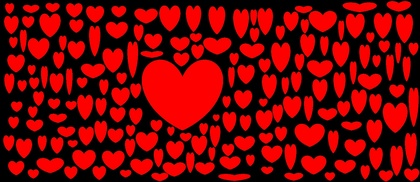
%> input picture img/heart.jpg, 420 x 182 px, shrunk from 1557 x 674 before the run
$ octave h8fra_t5.m   (GNU Octave 9; MATLAB toolbox functions it lacks are replaced by stand-ins)
%> lines starting %> are read from the running program, lines starting %| are printed output that depends on the picture; in (x1, y1, x2, y2) boxes, pixels count from 0 and x2, y2 are one past the last pixel; in counts of white or black regions, pixels touching at a corner belong together; the program's own positions count from 1
clc
clear all
close all

warning off

img = imread('img/heart.jpg');
%> img is the input picture: size 182x420x3 uint8; mean R, G, B 118.3, 4.1, 4.3
gray = rgb2gray(img);
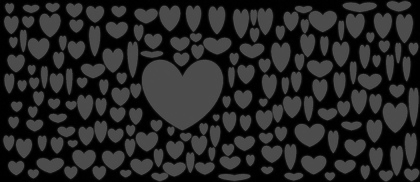
%> gray: size 182x420 uint8; min 0, max 87, mean 38.2
bw = im2bw(gray, graythresh(gray));
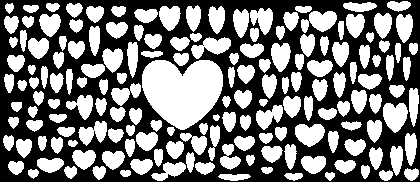
%> bw: size 182x420 logical; 47.1% white; 165 white regions, largest, box (x1, y1, x2, y2) and area: (142, 60, 223, 130) 4137, (383, 103, 408, 133) 546, (301, 11, 337, 33) 523

uinn = uint8(bw).*255;
uinn = cat(3, uinn, uinn, uinn);

[labels, c] = bwlabel(bw, 4);
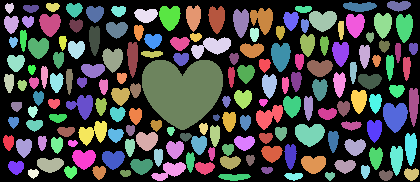
%> labels: size 182x420 double; 171 distinct labels, from 0 to 170; one colour per label, 0 black
%> c = 170

for k=1:c
    [z, zz] = find(labels == k);
    rnd = rand(3).*255;
    rnd2 = rand(3).*255;
    for i=min(z):max(z)
        for j=min(zz):max(zz)-round(abs((min(zz)-max(zz))/2))
            if labels(i,j) == k
                uinn(i,j,1) = rnd(1);
                uinn(i,j,2) = rnd(2);
                uinn(i,j,3) = rnd(3);
            end
        end
        for j=min(zz)+round(abs((min(zz)-max(zz))/2)):max(zz)
            if labels(i,j) == k
                uinn(i,j,1) = rnd2(1);
                uinn(i,j,2) = rnd2(2);
                uinn(i,j,3) = rnd2(3);
            end
        end
    end
    imshow(uinn);
end
%> this loop made 170 passes
%> pass 1, `imshow(uinn);`:
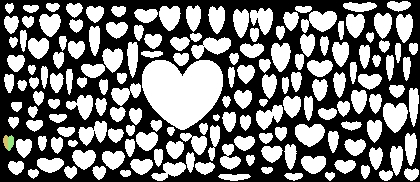
%> displayed picture: size 182x420x3, on the screen's scale of 0 to 255; mean R, G, B 120.1, 120.1, 120
%> pass 2, `imshow(uinn);`:
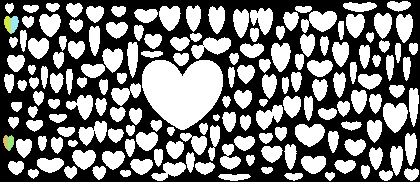
%> displayed picture: size 182x420x3, on the screen's scale of 0 to 255; mean R, G, B 119.9, 120.1, 119.7
%> after the loop:
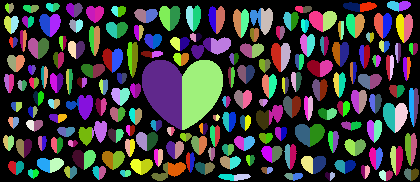
%> uinn: size 182x420x3 uint8; mean R, G, B 61.8, 59.6, 61.2

$ run again, with img/4.png saved as img/heart.jpg
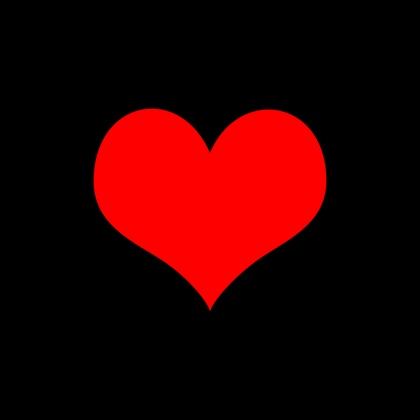
%> input picture img/4.png, 420 x 420 px, shrunk from 700 x 700 before the run
%> img is the input picture: size 420x420x3 uint8; mean R, G, B 44.1, 0.1, 0.2
%> `bw = im2bw(gray, graythresh(gray));`:
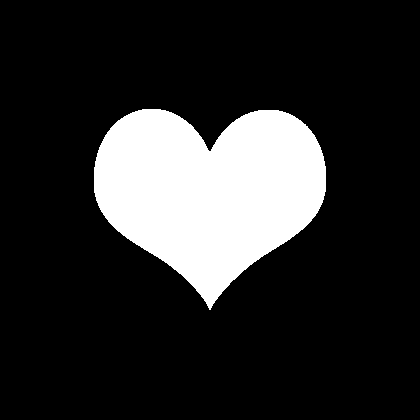
%> bw: size 420x420 logical; 17.4% white; 1 white region, box (x1, y1, x2, y2) and area: (94, 109, 326, 310) 30635
%> c = 1
%> the loop `for k=1:c` made 1 pass
%> pass 1, `imshow(uinn);`:
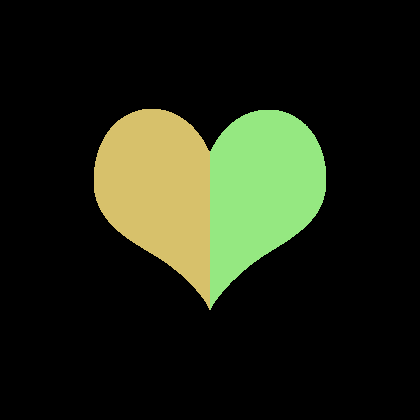
%> displayed picture: size 420x420x3, on the screen's scale of 0 to 255; mean R, G, B 31.6, 36.9, 20.5
